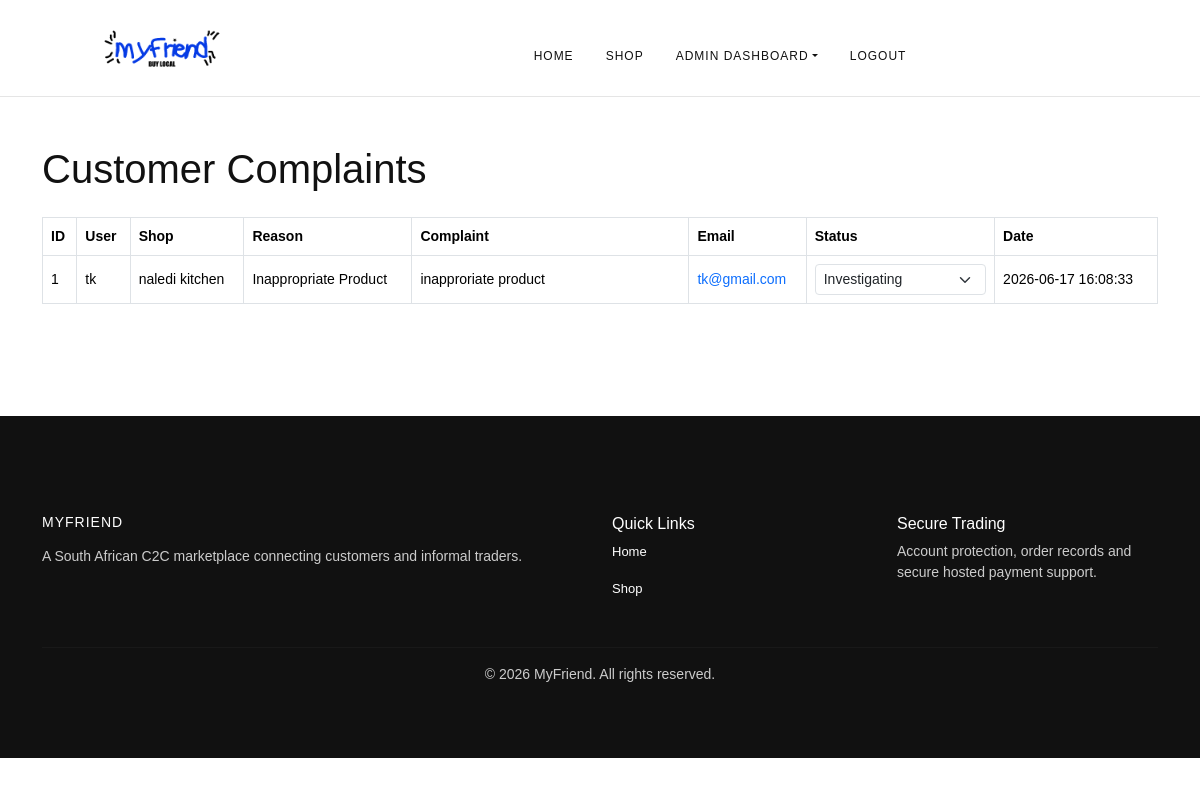
/admin/complaints.php (signed in), run on the app's committed database.
### tables this page shows
CREATE TABLE `complaints` (
  `complaintID` int(11) NOT NULL,
  `userID` int(11) DEFAULT NULL,
  `shopName` varchar(100) NOT NULL,
  `complaintReason` varchar(100) NOT NULL,
  `complaintMessage` text NOT NULL,
  `contactEmail` varchar(150) NOT NULL,
  `complaintStatus` varchar(30) NOT NULL DEFAULT 'Open',
  `createdAt` timestamp NULL DEFAULT current_timestamp()
);

CREATE TABLE `users` (
  `userID` int(11) NOT NULL,
  `name` varchar(100) NOT NULL,
  `email` varchar(100) NOT NULL,
  `password` varchar(255) NOT NULL,
  `role` varchar(50) NOT NULL,
  `created_at` timestamp NOT NULL DEFAULT current_timestamp(),
  `shop_name` varchar(100) DEFAULT NULL,
  `sellerPhone` varchar(20) DEFAULT NULL,
  `province` varchar(100) DEFAULT NULL,
  `city` varchar(100) DEFAULT NULL,
  `area` varchar(100) DEFAULT NULL,
  `collectionAvailable` tinyint(1) NOT NULL DEFAULT 0,
  `collectionAddress` varchar(255) DEFAULT NULL
);

### config/app.php (called while the page is built, shortened)
<?php
function app_url(string $path = ''): string
{
    $path = '/' . ltrim($path, '/');
    return APP_BASE_URL . ($path === '/' ? '/' : $path);
}
function h($value): string
{
    return htmlspecialchars((string)$value, ENT_QUOTES, 'UTF-8');
}

### admin/complaints.php (the view, shortened to what this page needs)
<?php
require_once __DIR__ . '/../config/app.php';
$sql = '
    SELECT
        c.*,
        u.name AS userName
    FROM complaints c
    LEFT JOIN users u
        ON u.userID = c.userID
    ORDER BY c.createdAt DESC
';
$result = mysqli_query($conn, $sql);
?>
<!DOCTYPE html>
<html lang="en">
<head>
    <link
        href="https://cdn.jsdelivr.net/npm/bootstrap@5.3.7/dist/css/bootstrap.min.css"
        rel="stylesheet">
    <link
        rel="stylesheet"
        href="<?php echo app_url('/assets/css/style.css?v=90'); ?>">
</head>
<body>
    <?php include __DIR__ . '/../includes/navbar.php'; ?>
    <div class="container py-5">
        <h1 class="mb-4">Customer Complaints</h1>
        <div class="table-responsive">
            <table class="table table-bordered align-middle">
                <thead>
                    <tr>
                        <th>ID</th>
                        <th>User</th>
                        <th>Shop</th>
                        <th>Reason</th>
                        <th>Complaint</th>
                        <th>Email</th>
                        <th>Status</th>
                        <th>Date</th>
                    </tr>
                </thead>
                <tbody>
                    <?php while ($complaint = mysqli_fetch_assoc($result)): ?>
                        <tr>
                            <td>
                                <?php echo (int)$complaint['complaintID']; ?>
                            </td>
                            <td>
                                <?php echo h(
                                    $complaint['userName']
                                        ?: 'Guest'
                                ); ?>
                            </td>
                            <td>
                                <?php echo h($complaint['shopName']); ?>
                            </td>
                            <td>
                                <?php echo h($complaint['complaintReason']); ?>
                            </td>
                            <td style="min-width: 250px;">
                                <?php echo nl2br(
                                    h($complaint['complaintMessage'])
                                ); ?>
                            </td>
                            <td>
                                <a href="mailto:<?php echo h($complaint['contactEmail']); ?>">
                                    <?php echo h($complaint['contactEmail']); ?>
                                </a>
                            </td>
                            <td style="min-width: 170px;">
                                <form method="post">
                                    <select
                                        name="status"
                                        class="form-select form-select-sm"
                                        onchange="this.form.submit()">
                                        <?php
                                        $statuses = [
                                            'Open',
                                            'Investigating',
                                            'Resolved',
                                            'Rejected'
                                        ];
                                        ?>
                                        <?php foreach ($statuses as $status): ?>
                                            <option
                                                value="<?php echo h($status); ?>"
                                                <?php echo
                                                $complaint['complaintStatus'] === $status
                                                    ? 'selected'
                                                    : '';
                                                ?>>
                                                <?php echo h($status); ?>
                                            </option>
                                        <?php endforeach; ?>
                                    </select>
                                </form>
                            </td>
                            <td>
                                <?php echo h($complaint['createdAt']); ?>
                            </td>
                        </tr>
                    <?php endwhile; ?>
                </tbody>
            </table>
        </div>
    </div>
    <?php include __DIR__ . '/../includes/footer.php'; ?>
</body>
</html>

### assets/style.css (style rules this page uses)
body { background-color: #ffffff; color: #111111; font-family: Arial, Helvetica, sans-serif; margin: 0; padding: 0; }
a { text-decoration: none; }
.table { font-size: 14px; }

### data on the page
complaints: complaintID "1", userID.name "tk", shopName "naledi kitchen", complaintReason "Inappropriate Product", complaintMessage "inapproriate product", contactEmail "tk@gmail.com", createdAt "2026-06-17 16:08:33"

### other printed values
form field status "Investigating"
